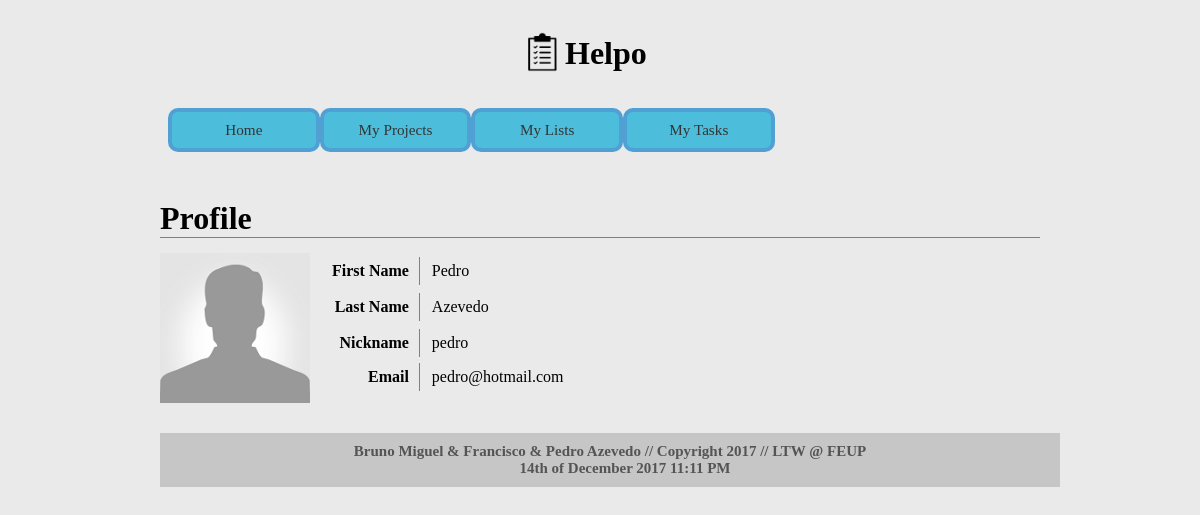
Screenshot of /profile_page.php?id=2 with the database file from the repository.
### tables this page shows
CREATE TABLE users (
	USER_ID  	INTEGER PRIMARY KEY AUTOINCREMENT,
	ROLE 		INTEGER,
	USERNAME 	VARCHAR(30) NOT NULL,
	PASSWORD 	VARCHAR(30) NOT NULL,
	EMAIL 		TEXT NOT NULL,
	FIRST_NAME	VARCHAR(30) NOT NULL,
	LAST_NAME 	VARCHAR(70) NOT NULL,
	BDAY		INTEGER NOT NULL,
	BMONTH		TEXT NOT NULL,
	BYEAR		INTEGER NOT NULL,
	IMG_NAME	TEXT
);

### database/db.php (called while the page is built, shortened)
<?php
    class Database {
        private $database;
        public function __construct($sqlite_file_path) {
            try {
                $this->base_path = $_SERVER['SERVER_NAME'] . $_SERVER['PHP_SELF'];
                $this->database = new PDO('sqlite:' . $sqlite_file_path);
                $this->database->setAttribute(PDO::ATTR_ERRMODE, PDO::ERRMODE_EXCEPTION);
            }
            catch (PDOException $e) {
                echo 'Connection to database failed: ' . $e->getMessage();
            }
        }
        public function get_user_from_id($user_id) {
            $statement = $this->database->prepare('SELECT * FROM users WHERE USER_ID = ?');
            $statement->execute(array($user_id));
            return $statement->fetch();
        }
    }
?>

### templates/html_profile.php (the view, shortened to what this page needs)
<div id="profile">
  <h1 id="profileheader">Profile</h1>
  <div id="profilecontent"><?
    if (isset($user['IMG_NAME'])) {
      echo '<img id="profileimage" src="' . $user['IMG_NAME'] . '"/>';
    } else {
      echo '<img id="profileimage" src="./images/default-avatar.png"/>';
    }
  ?><table class="ptable">
      <tr>
        <td>First Name</td>
        <td id="firstname"><?echo $user['FIRST_NAME']?> </td>
      <tr>
	  <tr>
        <td>Last Name</td>
		<td id="lastname"><?echo $user['LAST_NAME']?> </td>
      <tr>
      <tr>
        <td>Nickname</td>
        <td id="nickname"><?echo $user['USERNAME']?></td>
      </tr>
      <tr>
        <td>Email</td>
        <td id="email"><?echo $user['EMAIL']?></td>
      </tr>
    </table>
  </div>
</div>

### css/profile_header.css (style rules this page uses)
* { margin: 0px; font-family: Trebuchet MS; }
body { margin: 2em 10em 3em 10em; background-color: #eaeaea; position: relative; }
.ptable { float: left; padding-left: 10px; }
.ptable td { padding: 5px 10px; }
.ptable td:first-child { display: block; margin: 2px 0px; text-align: right; font-weight: bold; border-right: 1px gray solid; }
#profilecontent { padding-top: 15px; border-top: 1px gray solid; }
#profileimage { float: left; width: 150px; }

### rows the page displays
users: FIRST_NAME "Pedro", LAST_NAME "Azevedo", USERNAME "pedro", EMAIL "pedro@hotmail.com"
